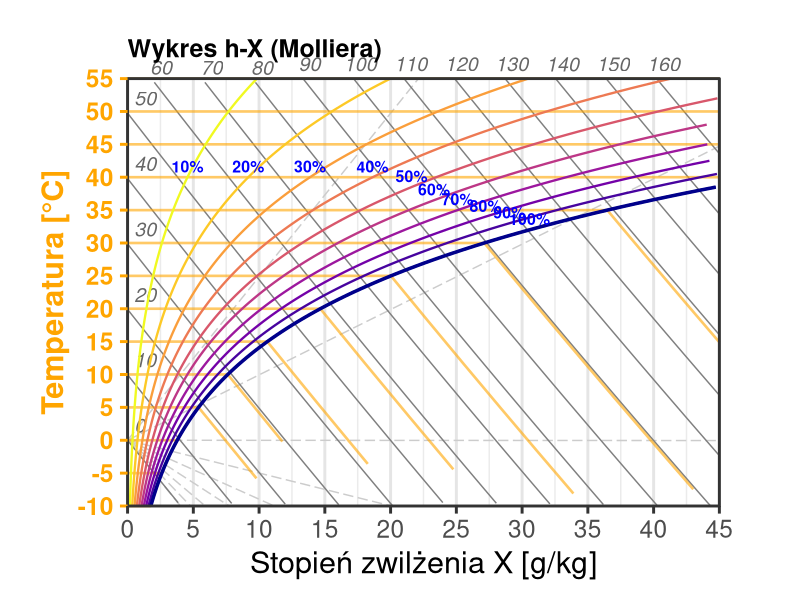
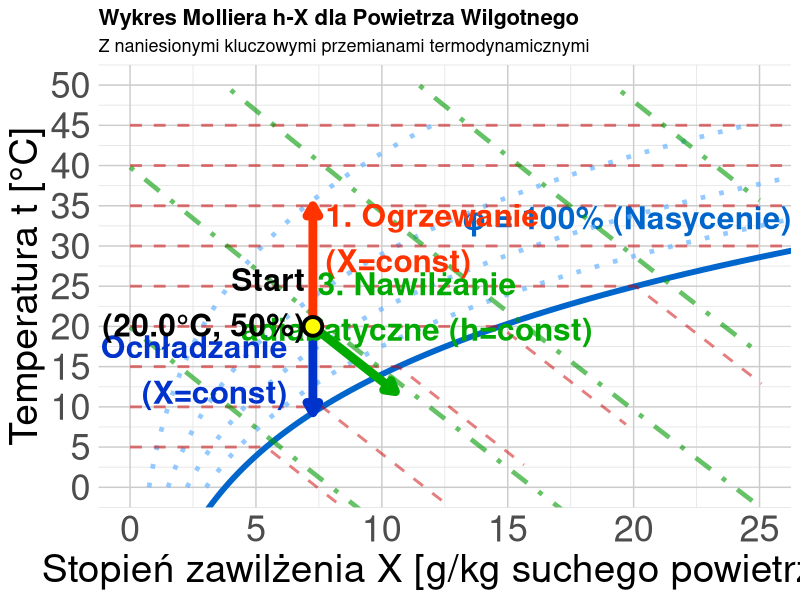

Here is the R script that generated these plots, in order:
## ---- chunk 1
#| label: ix-diagram-all
#| echo: false
#| fig-align: center
#| fig-width: 14        # Duża szerokość "źródłowa" (w calach)
#| fig-height: 8        # Duża wysokość "źródłowa"
#| out-width: "100%"    # Rozciągnij do granic kontenera

library(ggplot2)
library(dplyr)

# --- 1. KONFIGURACJA I STAŁE ---
CONSTANTS <- list(
    p_atm = 1013.25,
    cp_dry = 1.005,
    cp_vap = 1.86,
    r_0 = 2501.0
)

# --- 2. FUNKCJE FIZYCZNE ---
get_psat <- function(t) {
    6.112 * exp((17.62 * t) / (243.12 + t))
}

get_x_from_rh <- function(t, rh, p = CONSTANTS$p_atm) {
    ps <- get_psat(t)
    pv <- rh * ps
    if (any(pv >= p)) {
        return(NA)
    }
    0.622 * pv / (p - pv)
}

get_t_from_h_x <- function(h, x_kg) {
    (h - x_kg * CONSTANTS$r_0) / (CONSTANTS$cp_dry + x_kg * CONSTANTS$cp_vap)
}

# --- 3. PRZYGOTOWANIE DANYCH ---
generate_mollier_data <- function() {
    x_max_g <- 45
    t_min <- -10
    t_max <- 55 # Górna granica wykresu

    # A. Krzywe wilgotności (RH)
    t_seq <- seq(t_min, t_max, by = 0.5)
    rh_levels <- c(0.1, 0.2, 0.3, 0.4, 0.5, 0.6, 0.7, 0.8, 0.9, 1.0)

    df_rh <- expand.grid(t = t_seq, rh = rh_levels) %>%
        mutate(
            x_kg = get_x_from_rh(t, rh),
            x_g = x_kg * 1000
        ) %>%
        filter(!is.na(x_kg), x_g <= x_max_g)

    # B. Linie Entalpii (Izentalpy)
    h_levels <- seq(0, 160, by = 10)
    x_seq_h <- seq(0, x_max_g, length.out = 200)

    df_h <- expand.grid(h_val = h_levels, x_g = x_seq_h) %>%
        mutate(
            x_kg = x_g / 1000,
            t = get_t_from_h_x(h_val, x_kg)
        ) %>%
        filter(t >= t_min, t <= t_max)

    # C. Przygotowanie etykiet entalpii
    h_labels <- df_h %>%
        group_by(h_val) %>%
        filter(x_g == max(x_g) | t == max(t)) %>%
        slice(1) %>%
        mutate(
            label_pos = ifelse(t >= t_max - 1, "top", "right")
        )

    # D. Izotermy (z załamaniem w punkcie nasycenia)
    t_iso_levels <- seq(-10, 55, by = 5)
    df_iso_list <- lapply(t_iso_levels, function(temp) {
        # 1. Punkt nasycenia
        x_sat_kg <- get_x_from_rh(temp, 1.0)
        # Jeśli NA (poza wykresem), to cała linia jest w obszarze pary przegrzanej lub mgły (teoretycznie)
        if (is.na(x_sat_kg)) x_sat_kg <- 100 # Duża wartość
        x_sat_g <- x_sat_kg * 1000

        # Segment 1: Przegrzana (poziomy)
        s1_x_max <- min(x_sat_g, x_max_g)
        seg1 <- data.frame(
            x_g = seq(0, s1_x_max, length.out = 10),
            t = temp,
            group = paste0("t", temp, "_dry")
        )

        # Jeśli saturacja jest poza wykresem, zwracamy tylko segment 1
        if (x_sat_g >= x_max_g) return(seg1)

        # Segment 2: Mgła (spadek wzdłuż izentalpy)
        # Obliczamy entalpię w punkcie nasycenia (h_sat)
        h_sat <- CONSTANTS$cp_dry * temp + x_sat_kg * (CONSTANTS$r_0 + CONSTANTS$cp_vap * temp)

        # Zakres x we mgle
        x_fog_g <- seq(x_sat_g, x_max_g, length.out = 10)
        x_fog_kg <- x_fog_g / 1000

        # Temperatura we mgle (dla h = const)
        # h = t * (cp_dry + x * cp_vap) + x * r0  => t = (h - x*r0) / (cp_dry + x*cp_vap)
        t_fog <- (h_sat - x_fog_kg * CONSTANTS$r_0) / (CONSTANTS$cp_dry + x_fog_kg * CONSTANTS$cp_vap)

        seg2 <- data.frame(
            x_g = x_fog_g,
            t = t_fog,
            group = paste0("t", temp, "_fog")
        )

        rbind(seg1, seg2)
    })
    df_iso <- do.call(rbind, df_iso_list)

    # E. Pęk Linii (Wykres tła - skala h_w) - "Biegun" w (0,0)
    # Epsilon = (dh/dx) ~ cp * dt/dx + r0
    # Slope dt/dx_kg = (Epsilon - r0) / cp
    eps_values <- c(0, 400, 800, 1200, 1600, 2000, 2500, 3500, 5000)
    fan_list <- lapply(eps_values, function(eps) {
        slope <- (eps - CONSTANTS$r_0) / CONSTANTS$cp_dry

        # Równanie prostej z (0,0): t = slope * x_kg
        # Szukamy przecięcia z ramką: x in [0, 45 g], t in [-10, 55 deg]

        # Sprawdzamy potencjalne końce
        x_end_g <- x_max_g
        x_end_kg <- x_end_g / 1000
        t_at_xmax <- slope * x_end_kg

        # Czy trafia w prawą ścianę?
        if (t_at_xmax <= t_max && t_at_xmax >= t_min) {
            return(data.frame(x0=0, y0=0, x1=x_end_g, y1=t_at_xmax, eps=eps, side="right"))
        }

        # Jeśli nie prawa, to góra lub dół
        if (slope > 0) {
            # Trafia w górę (t = 55)
            # 55 = slope * x_kg -> x_kg = 55 / slope
            x_top_kg <- t_max / slope
            return(data.frame(x0=0, y0=0, x1=x_top_kg*1000, y1=t_max, eps=eps, side="top"))
        } else {
            # Trafia w dół (t = -10)
            x_bot_kg <- t_min / slope
            return(data.frame(x0=0, y0=0, x1=x_bot_kg*1000, y1=t_min, eps=eps, side="bottom"))
        }
    })
    df_fan <- do.call(rbind, fan_list)

    list(rh = df_rh, h_lines = df_h, h_labels = h_labels, isotherms = df_iso, fan = df_fan)
}

data <- generate_mollier_data()

# --- 4. RYSOWANIE ---

p <- ggplot() +

    # 0. TŁO - PĘK LINII (Skala Randa) dla epsilon
    geom_segment(
        data = data$fan,
        aes(x = x0, y = y0, xend = x1, yend = y1),
        color = "gray80", size = 0.5, linetype = "longdash"
    ) +
    geom_text(
        data = data$fan,
        aes(x = x1, y = y1, label = eps, 
            hjust = ifelse(side == "right", 0, 0.5),
            vjust = ifelse(side == "top", 0, ifelse(side == "bottom", 1, 0.5))
        ),
        size = 3.5, color = "gray50", fontface = "bold",
        # Przesunięcie etykiet odrobinę na zewnątrz ramki
        nudge_x = ifelse(data$fan$side == "right", 0.5, 0),
        nudge_y = ifelse(data$fan$side == "top", 0.5, ifelse(data$fan$side == "bottom", -0.5, 0))
    ) +

    # 1. LINIE ENTALPII
    geom_line(
        data = data$h_lines, aes(x = x_g, y = t, group = h_val),
        color = "gray50", size = 0.5
    ) +

    # Etykiety Entalpii (Inteligentne pozycjonowanie)
    geom_text(
        data = data$h_labels,
        aes(x = x_g, y = t, label = h_val, hjust = ifelse(label_pos == "top", 0.5, 0)),
        vjust = -0.5, # Lekko w górę
        nudge_x = 0.5, # Lekko w prawo dla tych z boku
        size = 5, color = "gray40", fontface = "italic"
    ) +

    # 2. IZOTERMY (Custom Grid)
    geom_line(
        data = data$isotherms,
        aes(x = x_g, y = t, group = group),
        color = "orange", size = 0.9, linetype = "solid", alpha = 0.6
    ) +

    # 3. KRZYWE WILGOTNOŚCI
    geom_line(
        data = data$rh, aes(x = x_g, y = t, group = rh, color = factor(rh)),
        size = 0.8
    ) +
    geom_line(
        data = data$rh %>% filter(rh == 1.0),
        aes(x = x_g, y = t), color = "darkblue", size = 1.2
    ) +

    # Etykiety RH (ZMNIEJSZONE do 4)
    geom_text(
        data = data$rh %>% filter(t > 25) %>% group_by(rh) %>% slice(round(n() / 2)),
        aes(x = x_g, y = t, label = paste0(rh * 100, "%")),
        color = "blue", size = 4, fontface = "bold", vjust = -0.4,
        bg = "white"
    ) +

    # 4. STYL I KOLORY
    scale_color_viridis_d(option = "C", direction = -1) +
    scale_x_continuous(expand = c(0, 0), limits = c(0, 45), breaks = seq(0, 45, 5)) +
    scale_y_continuous(expand = c(0, 0), limits = c(-10, 55), breaks = seq(-10, 55, 5)) +
    labs(
        title = "Wykres h-X (Molliera)",
        subtitle = NULL, # Usunąłem podtytuł, by zyskać miejsce
        x = "Stopień zwilżenia X [g/kg]",
        y = "Temperatura [°C]"
    ) +
    theme_bw(base_size = 22) + # Duża czcionka bazowa

    theme(
        # Marginesy: Góra, Prawa, Dół, Lewa (Zwiększone Prawa i Góra dla etykiet h)
        plot.margin = margin(t = 1, r = 1.5, b = 0.5, l = 0.5, "cm"),

        # Izotermy (Custom) i Oś Y (Pomarańczowe)
        panel.grid.major.y = element_blank(), # Wyłączamy standardową siatkę Y, bo mamy własne izotermy
        panel.grid.minor.y = element_blank(),
        panel.grid.major.x = element_line(color = "gray90"),
        axis.text.y = element_text(color = "orange", face = "bold"),
        axis.title.y = element_text(color = "orange", face = "bold"),
        axis.ticks.y = element_line(color = "orange"),

        # Tytuł
        plot.title = element_text(size = 18, face = "bold"),
        legend.position = "none"
    ) +

    # Clip = "off" pozwala pisać po marginesach
    coord_fixed(ratio = 0.5, clip = "off")

print(p)
## ---- chunk 2
#| label: ix-diagram-advanced
#| echo: false
#| fig-align: center
#| fig-width: 14        # Duża szerokość "źródłowa" (w calach)
#| fig-height: 8        # Duża wysokość "źródłowa"
#| out-width: "100%"    # Rozciągnij do granic kontenera

library(ggplot2)

# ===== FUNKCJE POMOCNICZE (fizyka powietrza wilgotnego) =====

# Ciśnienie nasycenia pary wodnej (Magnus formula)
p_sat <- function(t) {
    # t w °C, wynik w kPa
    0.61121 * exp((18.678 - t / 234.5) * (t / (257.14 + t)))
}

# Stopień zawilżenia dla danej temp i wilgotności względnej
x_calc <- function(t, phi, p_atm = 101.325) {
    # phi w %, p_atm w kPa
    p_p <- (phi / 100) * p_sat(t)
    622 * p_p / (p_atm - p_p) # g/kg
}

# Entalpia właściwa [kJ/kg] (h = cp*t + x*(r0 + cpv*t))
h_calc <- function(t, x) {
    1.005 * t + (x / 1000) * (2501 + 1.86 * t)
}

# ===== GENEROWANIE SIATKI WYKRESU =====

# Krzywa nasycenia (phi = 100%)
t_range <- seq(-5, 50, 0.5)
x_sat <- sapply(t_range, function(t) x_calc(t, 100))
df_sat <- data.frame(t = t_range, x = x_sat)
df_sat <- df_sat[df_sat$x < 30, ]

# Linie stałej wilgotności względnej (phi = const)
phi_levels <- c(20, 40, 60, 80)
df_phi <- do.call(rbind, lapply(phi_levels, function(phi) {
    t_vals <- seq(0, 45, 1)
    x_vals <- sapply(t_vals, function(t) x_calc(t, phi))
    data.frame(t = t_vals, x = x_vals, phi = phi)
}))
df_phi <- df_phi[df_phi$x < 30 & df_phi$x > 0, ]

# Izotermy (t = const) - z załamaniem na linii saturacji
temp_levels <- seq(5, 45, 5)
df_iso_t <- do.call(rbind, lapply(temp_levels, function(temp) {
    # Punkt saturacji dla danej temperatury
    x_sat <- x_calc(temp, 100)

    # Segment 1: Obszar pary przegrzanej (poziomy, od x=0 do x_sat)
    segment1 <- data.frame(
        t = temp,
        x = seq(0, x_sat, length.out = 30),
        temp_label = temp,
        segment = "przegrzana"
    )

    # Segment 2: Obszar mgły (izotermy równoległe do izentalp)
    # W obszarze mgły na wykresie h-X izotermy biegną niemal równolegle do izentalp.
    # Obliczamy "entalpię nasycenia" w punkcie załamania, używając tych samych współczynników co przy rysowaniu izentalp.
    h_sat_approx <- 1.005 * temp + x_sat * (2.5 + 0.00186 * temp)

    x_max_fog <- min(x_sat + 5, 30) # Zasięg we mgle
    x_fog <- seq(x_sat, x_max_fog, length.out = 20)

    # Wyznaczamy przebieg temperatury dla stałej entalpii (pseudo-izoterma we mgle)
    t_fog <- (h_sat_approx - 2.5 * x_fog) / (1.005 + 0.00186 * x_fog)

    segment2 <- data.frame(
        t = t_fog,
        x = x_fog,
        temp_label = temp,
        segment = "mgla"
    )

    rbind(segment1, segment2)
}))

# Izentalpy (h = const)
h_levels <- seq(20, 100, 20)
df_isenth <- do.call(rbind, lapply(h_levels, function(h_val) {
    # Dla danej entalpii h, mamy: t = (h - 2.5*x) / (1 + 0.00186*x) (przybliżenie)
    x_vals <- seq(0, 25, 0.5)
    t_vals <- (h_val - 2.5 * x_vals) / (1.005 + 0.00186 * x_vals)
    df_temp <- data.frame(t = t_vals, x = x_vals, h = h_val)
    # Ogranicz do obszaru fizycznego
    df_temp <- df_temp[df_temp$t >= -10 & df_temp$t <= 50 & df_temp$x >= 0 & df_temp$x <= 25, ]
    df_temp
}))

# ===== PRZEMIANY CHARAKTERYSTYCZNE =====

# Punkt początkowy: t0=20°C, phi0=50%
t0 <- 20
phi0 <- 50
x0 <- x_calc(t0, phi0)
h0 <- h_calc(t0, x0)

# 1. OGRZEWANIE (X=const, w górę)
t1_heat <- 35 # Ogrzanie do 35°C
x1_heat <- x0 # X stałe!
h1_heat <- h_calc(t1_heat, x1_heat)
heating <- data.frame(
    t = seq(t0, t1_heat, length.out = 20),
    x = x0
)

# 2. OCHŁADZANIE (X=const, w dół do punktu rosy)
# Punkt rosy: temp przy której phi=100% dla danego X
t_dew <- uniroot(function(t) x_calc(t, 100) - x0, interval = c(-10, t0))$root
cooling <- data.frame(
    t = seq(t0, t_dew, length.out = 20),
    x = x0
)

# 3. NAWILŻANIE ADIABATYCZNE (h=const, ukośnie w dół-prawo)
# Dla h=const: nawilżamy wodą, temp spada, x rośnie
x_humid_max <- min(x0 + 6, x_calc(15, 99)) # Kończymy przy niższej temp
df_humid_temp <- data.frame(x = seq(x0, x_humid_max, length.out = 30))
df_humid_temp$t <- (h0 - 2.5 * df_humid_temp$x) / (1.005 + 0.00186 * df_humid_temp$x)
humidification <- df_humid_temp[df_humid_temp$t >= 10, ]

# ===== WYKRES =====
ggplot() +
    # Krzywa nasycenia
    geom_line(data = df_sat, aes(x = x, y = t), color = "#0066cc", linewidth = 2) +
    annotate("text",
        x = max(df_sat$x) - 10, y = max(df_sat$t) + 2,
        label = "φ = 100% (Nasycenie)", color = "#0066cc", fontface = "bold", size = 8
    ) +

    # Linie stałej wilgotności względnej
    geom_line(
        data = df_phi, aes(x = x, y = t, group = phi),
        color = "#66b3ff", linetype = "dotted", linewidth = 1.6, alpha = 0.7
    ) +

    # Izotermy
    geom_line(
        data = df_iso_t, aes(x = x, y = t, group = temp_label),
        color = "#cc0000", linetype = "dashed", linewidth = 1.0, alpha = 0.5
    ) +

    # Izentalpy
    geom_line(
        data = df_isenth, aes(x = x, y = t, group = h),
        color = "#009900", linetype = "dotdash", linewidth = 1.6, alpha = 0.6
    ) +

    # === PRZEMIANY ===

    # Ogrzewanie (czerwona strzałka w górę)
    geom_path(
        data = heating, aes(x = x, y = t),
        color = "#ff3300", linewidth = 3, arrow = arrow(length = unit(0.3, "cm"), type = "closed")
    ) +
    annotate("text",
        x = x0 + .5, y = (t0 + t1_heat * 1.2) / 2,
        label = "1. Ogrzewanie\n(X=const)", color = "#ff3300", fontface = "bold", size = 8, hjust = 0
    ) +

    # Ochładzanie (niebieska strzałka w dół)
    geom_path(
        data = cooling, aes(x = x, y = t),
        color = "#0033cc", linewidth = 3, arrow = arrow(length = unit(0.3, "cm"), type = "closed")
    ) +
    annotate("text",
        x = x0 - 1, y = (t0 + t_dew) / 2,
        label = "2. Ochładzanie\n(X=const)", color = "#0033cc", fontface = "bold", size = 8, hjust = 1
    ) +

    # Nawilżanie adiabatyczne (zielona strzałka ukośna)
    geom_path(
        data = humidification, aes(x = x, y = t),
        color = "#00aa00", linewidth = 3, arrow = arrow(length = unit(0.3, "cm"), type = "closed")
    ) +
    annotate("text",
        x = (x0 + x_humid_max + 1) / 2 + 2, y = humidification$t[10] + 5,
        label = "3. Nawilżanie\nadiabatyczne (h=const)", color = "#00aa00", fontface = "bold", size = 8
    ) +

    # Punkt początkowy
    geom_point(aes(x = x0, y = t0), size = 5, color = "black", shape = 21, fill = "yellow", stroke = 2) +
    annotate("text",
        x = x0 - .3, y = t0 + 3, label = sprintf("Start\n(%.1f°C, %.0f%%)", t0, phi0),
        fontface = "bold", size = 8, hjust = 1
    ) +

    # Opisy
    labs(
        title = "Wykres Molliera h-X dla Powietrza Wilgotnego",
        subtitle = "Z naniesionymi kluczowymi przemianami termodynamicznymi",
        x = "Stopień zawilżenia X [g/kg suchego powietrza]",
        y = "Temperatura t [°C]"
    ) +
    theme_minimal(base_size = 13) +
    theme(
        plot.title = element_text(face = "bold", size = 16),
        axis.text = element_text(size = 26), # 2x większe etykiety osi (było 13)
        axis.title = element_text(size = 28), # 2x większe tytuły osi
        panel.grid.minor = element_line(color = "gray90", linewidth = 0.3),
        panel.grid.major = element_line(color = "gray80", linewidth = 0.5)
    ) +
    coord_cartesian(xlim = c(0, 25), ylim = c(0, 50)) +
    scale_x_continuous(breaks = seq(0, 25, 5)) +
    scale_y_continuous(breaks = seq(0, 50, 5))
